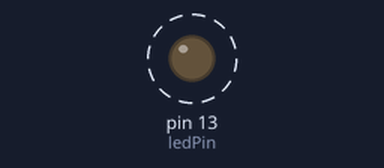
The sketch below on a simulated Arduino Uno, built with avr-gcc and run on an emulated ATmega328P. Shown: output pins drawn as LEDs (lit = HIGH). Dashed ring = blinking. What the sketch prints to the serial monitor is not drawn.

Above: at 0.5 s.
Timing chart, 0 to 4.6 s (numbered marks = the images above):
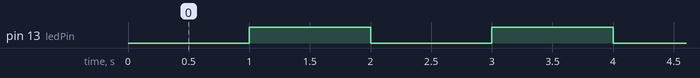

Measured:
- by itself, pin 13 (ledPin): alternates HIGH for 1.0 s and LOW for 1.0 s

The sketch:

led-example.ino
```cpp
const int ledPin = LED_BUILTIN;
int ledState = LOW;
unsigned long previousMillis = 0;
const long interval = 1000;

void setup() {
    pinMode(ledPin, OUTPUT);
    Serial.begin(9600);
    Serial.println("Starting LED Toggle Program...");
}

void loop() {
    unsigned long currentMillis = millis();
    if (currentMillis - previousMillis >= interval) {
        previousMillis = currentMillis;
        toggleLED();
        Serial.print("LED is now ");
        Serial.print((ledState == HIGH) ? "ON" : "OFF");
        Serial.print(" at time: ");
        Serial.println(currentMillis);
    }
}

void toggleLED() {
    ledState = (ledState == LOW) ? HIGH : LOW;
    digitalWrite(ledPin, ledState);
}
```
